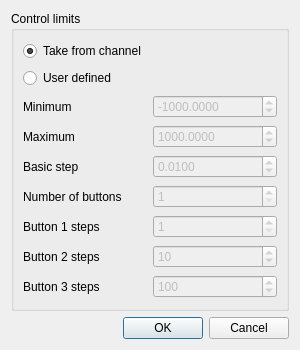
<?xml version="1.0" encoding="UTF-8"?>
<ui version="4.0">
 <class>QCACounterConfDialogBase</class>
 <widget class="QDialog" name="QCACounterConfDialogBase">
  <property name="windowModality">
   <enum>Qt::NonModal</enum>
  </property>
  <property name="geometry">
   <rect>
    <x>0</x>
    <y>0</y>
    <width>300</width>
    <height>350</height>
   </rect>
  </property>
  <property name="sizePolicy">
   <sizepolicy hsizetype="Preferred" vsizetype="Preferred">
    <horstretch>0</horstretch>
    <verstretch>0</verstretch>
   </sizepolicy>
  </property>
  <property name="minimumSize">
   <size>
    <width>297</width>
    <height>350</height>
   </size>
  </property>
  <property name="maximumSize">
   <size>
    <width>300</width>
    <height>360</height>
   </size>
  </property>
  <property name="windowTitle">
   <string>Dialog</string>
  </property>
  <property name="autoFillBackground">
   <bool>false</bool>
  </property>
  <property name="sizeGripEnabled">
   <bool>false</bool>
  </property>
  <layout class="QVBoxLayout">
   <property name="sizeConstraint">
    <enum>QLayout::SetDefaultConstraint</enum>
   </property>
   <item>
    <widget class="QGroupBox" name="groupBox">
     <property name="sizePolicy">
      <sizepolicy hsizetype="MinimumExpanding" vsizetype="MinimumExpanding">
       <horstretch>0</horstretch>
       <verstretch>0</verstretch>
      </sizepolicy>
     </property>
     <property name="title">
      <string>Control limits</string>
     </property>
     <layout class="QVBoxLayout">
      <item>
       <widget class="QRadioButton" name="takeFromChannel">
        <property name="text">
         <string>Take from channel</string>
        </property>
        <property name="checked">
         <bool>true</bool>
        </property>
       </widget>
      </item>
      <item>
       <widget class="QRadioButton" name="userDefined">
        <property name="text">
         <string>User defined</string>
        </property>
       </widget>
      </item>
      <item>
       <layout class="QHBoxLayout">
        <item>
         <widget class="QLabel" name="label">
          <property name="text">
           <string>Minimum</string>
          </property>
         </widget>
        </item>
        <item>
         <widget class="QDoubleSpinBox" name="minimum">
          <property name="enabled">
           <bool>false</bool>
          </property>
          <property name="decimals">
           <number>4</number>
          </property>
          <property name="minimum">
           <double>-100000.000000000000000</double>
          </property>
          <property name="maximum">
           <double>100000.000000000000000</double>
          </property>
          <property name="value">
           <double>-1000.000000000000000</double>
          </property>
         </widget>
        </item>
       </layout>
      </item>
      <item>
       <layout class="QHBoxLayout">
        <item>
         <widget class="QLabel" name="label_2">
          <property name="text">
           <string>Maximum</string>
          </property>
         </widget>
        </item>
        <item>
         <widget class="QDoubleSpinBox" name="maximum">
          <property name="enabled">
           <bool>false</bool>
          </property>
          <property name="decimals">
           <number>4</number>
          </property>
          <property name="minimum">
           <double>-100000.000000000000000</double>
          </property>
          <property name="maximum">
           <double>100000.000000000000000</double>
          </property>
          <property name="value">
           <double>1000.000000000000000</double>
          </property>
         </widget>
        </item>
       </layout>
      </item>
      <item>
       <layout class="QHBoxLayout">
        <item>
         <widget class="QLabel" name="label_3">
          <property name="text">
           <string>Basic step</string>
          </property>
         </widget>
        </item>
        <item>
         <widget class="QDoubleSpinBox" name="basicStep">
          <property name="enabled">
           <bool>false</bool>
          </property>
          <property name="decimals">
           <number>4</number>
          </property>
          <property name="maximum">
           <double>1000.000000000000000</double>
          </property>
          <property name="singleStep">
           <double>0.100000000000000</double>
          </property>
          <property name="value">
           <double>0.010000000000000</double>
          </property>
         </widget>
        </item>
       </layout>
      </item>
      <item>
       <layout class="QHBoxLayout">
        <item>
         <widget class="QLabel" name="label_4">
          <property name="text">
           <string>Number of buttons</string>
          </property>
         </widget>
        </item>
        <item>
         <widget class="QSpinBox" name="numButtons">
          <property name="enabled">
           <bool>false</bool>
          </property>
          <property name="minimum">
           <number>1</number>
          </property>
          <property name="maximum">
           <number>3</number>
          </property>
         </widget>
        </item>
       </layout>
      </item>
      <item>
       <layout class="QHBoxLayout">
        <item>
         <widget class="QLabel" name="label_5">
          <property name="text">
           <string>Button 1 steps</string>
          </property>
         </widget>
        </item>
        <item>
         <widget class="QSpinBox" name="button1Steps">
          <property name="enabled">
           <bool>false</bool>
          </property>
          <property name="minimum">
           <number>1</number>
          </property>
          <property name="maximum">
           <number>100000</number>
          </property>
         </widget>
        </item>
       </layout>
      </item>
      <item>
       <layout class="QHBoxLayout">
        <item>
         <widget class="QLabel" name="label_6">
          <property name="text">
           <string>Button 2 steps</string>
          </property>
         </widget>
        </item>
        <item>
         <widget class="QSpinBox" name="button2Steps">
          <property name="enabled">
           <bool>false</bool>
          </property>
          <property name="minimum">
           <number>1</number>
          </property>
          <property name="maximum">
           <number>100000</number>
          </property>
          <property name="value">
           <number>10</number>
          </property>
         </widget>
        </item>
       </layout>
      </item>
      <item>
       <layout class="QHBoxLayout">
        <item>
         <widget class="QLabel" name="label_7">
          <property name="text">
           <string>Button 3 steps</string>
          </property>
         </widget>
        </item>
        <item>
         <widget class="QSpinBox" name="button3Steps">
          <property name="enabled">
           <bool>false</bool>
          </property>
          <property name="minimum">
           <number>1</number>
          </property>
          <property name="maximum">
           <number>100000</number>
          </property>
          <property name="value">
           <number>100</number>
          </property>
         </widget>
        </item>
       </layout>
      </item>
     </layout>
    </widget>
   </item>
   <item>
    <widget class="QDialogButtonBox" name="buttonBox">
     <property name="sizePolicy">
      <sizepolicy hsizetype="MinimumExpanding" vsizetype="Fixed">
       <horstretch>0</horstretch>
       <verstretch>0</verstretch>
      </sizepolicy>
     </property>
     <property name="orientation">
      <enum>Qt::Horizontal</enum>
     </property>
     <property name="standardButtons">
      <set>QDialogButtonBox::Cancel|QDialogButtonBox::Ok</set>
     </property>
    </widget>
   </item>
  </layout>
 </widget>
 <resources/>
 <connections>
  <connection>
   <sender>buttonBox</sender>
   <signal>accepted()</signal>
   <receiver>QCACounterConfDialogBase</receiver>
   <slot>accept()</slot>
   <hints>
    <hint type="sourcelabel">
     <x>162</x>
     <y>315</y>
    </hint>
    <hint type="destinationlabel">
     <x>101</x>
     <y>334</y>
    </hint>
   </hints>
  </connection>
  <connection>
   <sender>buttonBox</sender>
   <signal>rejected()</signal>
   <receiver>QCACounterConfDialogBase</receiver>
   <slot>reject()</slot>
   <hints>
    <hint type="sourcelabel">
     <x>266</x>
     <y>327</y>
    </hint>
    <hint type="destinationlabel">
     <x>268</x>
     <y>336</y>
    </hint>
   </hints>
  </connection>
 </connections>
</ui>
